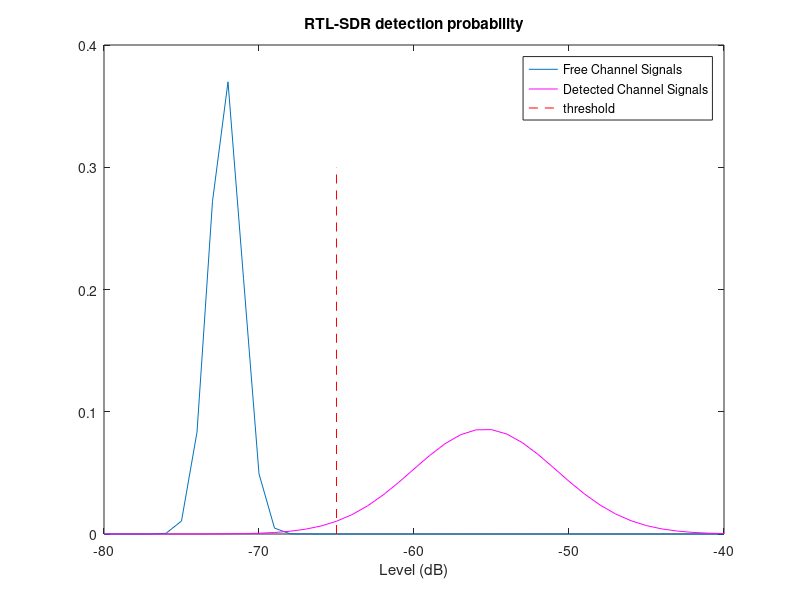
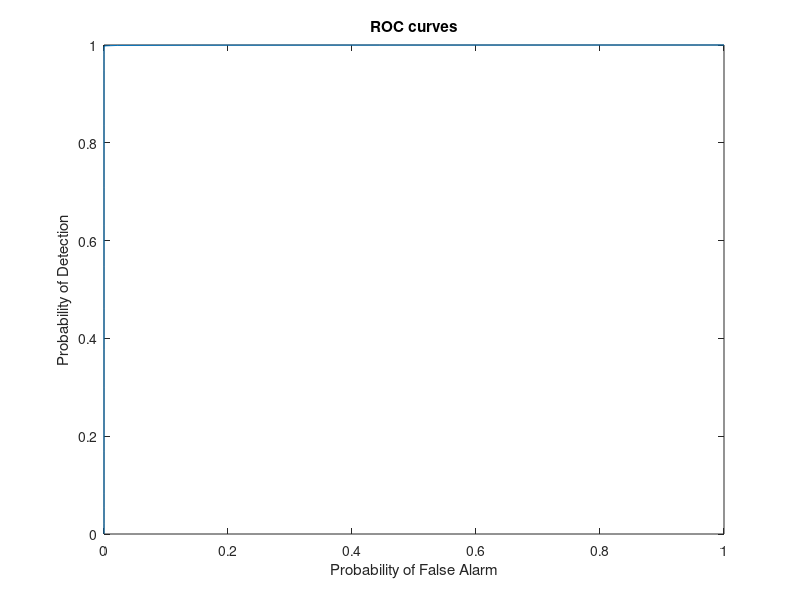

MATLAB code to generate these figures, in order:
%This is a modified version of the script in [3].
% Non-Detected Signal distribution
Pnotarget = makedist('Normal','mu', -72.15,'sigma',1.068);
% Detected Signal distribution 
Ptarget = makedist('Normal', 'mu', -55.453,'sigma',4.65);
threshold = -65 ; % threshold  in dB. Change according to needs
Pfa = 1 - cdf(Pnotarget,threshold) % probability of false alarm
Pd = 1 - cdf(Ptarget,threshold) % probability of detection
Level=[-80:-40];
figure(1);
plot(Level,Pnotarget.pdf(Level));
hold on
plot(Level,Ptarget.pdf(Level),'m');
title('RTL-SDR detection probability')
hold on
Y = 0:0.1:0.3;
X = threshold * ones(size(Y));
plot(X, Y, 'r--')
legend('Free Channel Signals ','Detected Channel Signals', 'threshold')
xlabel ('Level (dB)')
Pfa_ROC = 1 - cdf(Pnotarget,Level); % prob of false alarm
Pd_ROC = 1 - cdf(Ptarget,Level); % prob of detection
figure(2);
plot(Pfa_ROC,Pd_ROC);
title('ROC curves')
ylabel ('Probability of Detection')
xlabel ('Probability of False Alarm')
